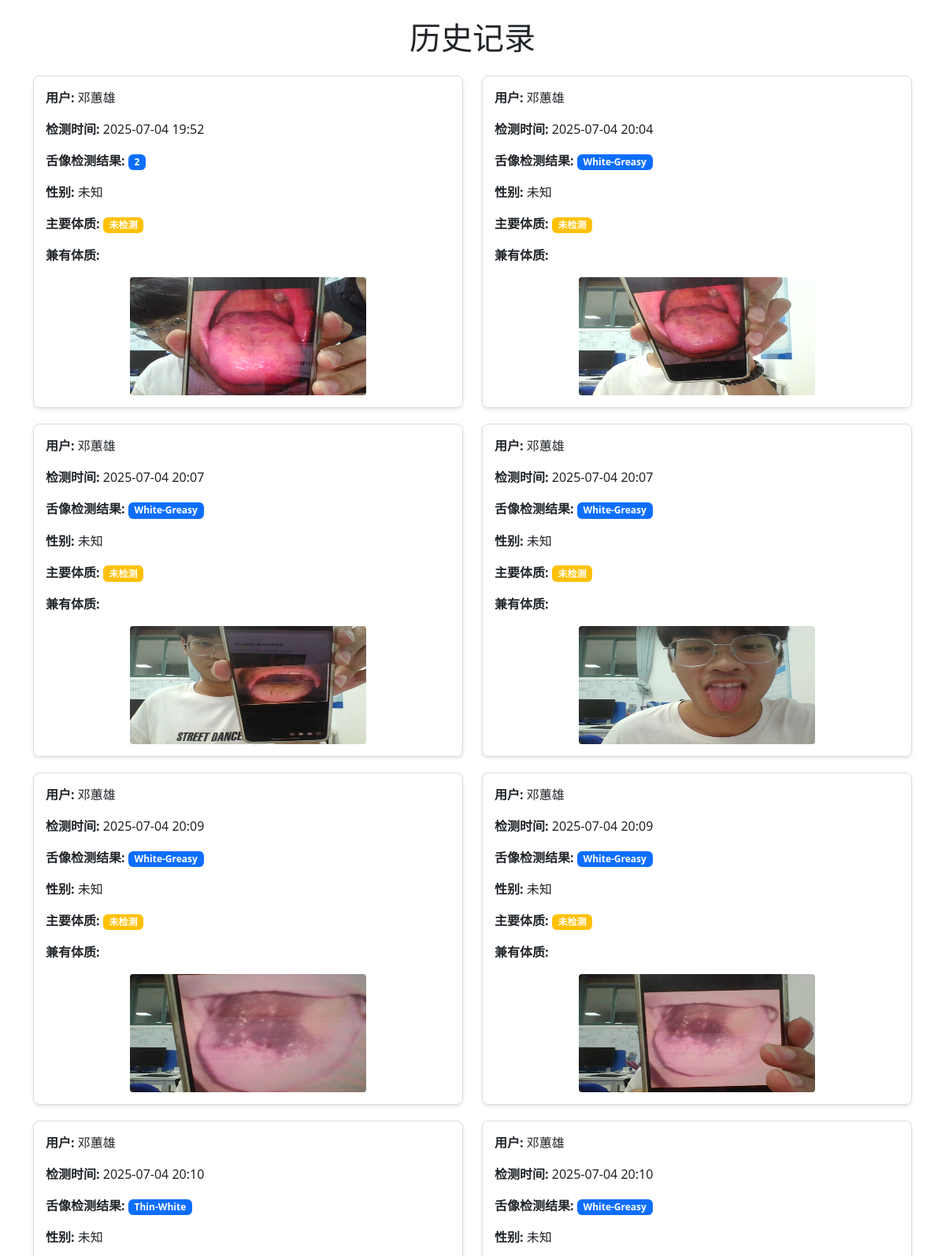
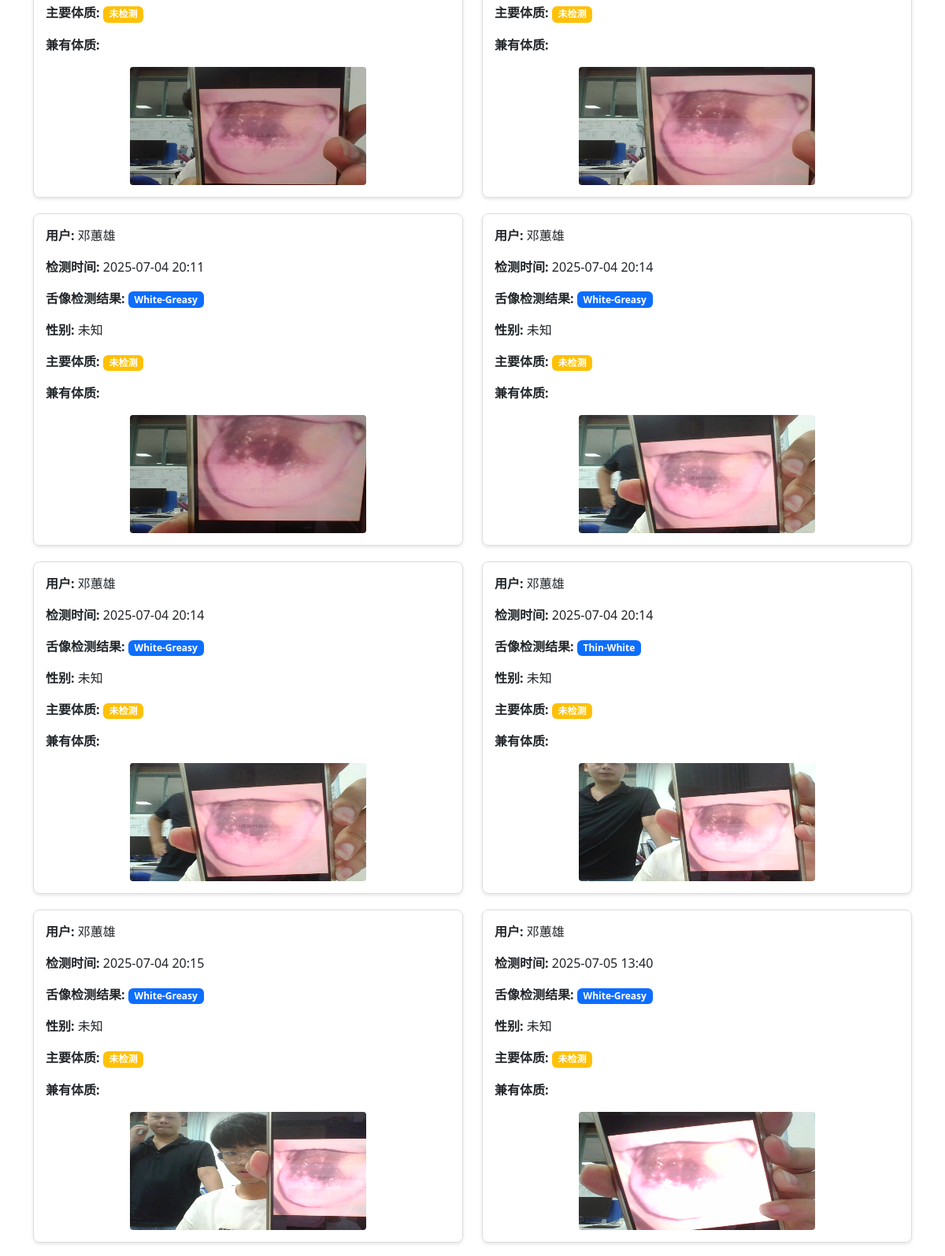
Page /history/ (signed in, upper part) on the committed database (2 pictures, top to bottom).
### app1/models.py (models this page shows, shortened)
class HistoryRecord(models.Model):
    user = models.ForeignKey(User, on_delete=models.CASCADE, null=True, blank=True)
    detection_time = models.DateTimeField(auto_now_add=True)
    image = models.CharField(max_length=255)
    predicted_class = models.CharField(max_length=255)
    gender = models.CharField(max_length=10, default='')  # 添加默认值
    physical_type = models.CharField(max_length=50, default='')  # 添加默认值
    additional_physical = models.TextField(default='')  # 添加默认值
    common_performance = models.TextField(default='')  # 添加默认值
    physical_characteristics = models.TextField(default='')  # 添加默认值
    psychological_characteristics = models.TextField(default='')  # 添加默认值
    disease_tendency = models.TextField(default='')  # 添加默认值
    health_advice = models.TextField(default='')  # 添加默认值
    face_diagnosis = models.JSONField(null=True, blank=True)  # 存储面诊结果（JSON格式）
    tongue_diagnosis = models.JSONField(null=True, blank=True)  # 存储舌诊结果（JSON格式）

### app1/views.py (the view)
# urls.py: path('history/', views.history_view, name='history'),
def history_view(request):
    history_records = HistoryRecord.objects.filter(user=request.user) if request.user.is_authenticated else []
    context = {
        'history_records': history_records,
        'MEDIA_URL': settings.MEDIA_URL,  # 手动传递 MEDIA_URL
    }
    return render(request, 'app1/history.html', context)

### app1/templates/app1/history.html (shortened to what this page needs)
<!DOCTYPE html>
<html lang="zh-CN">
<head>
    <link href="https://cdn.jsdelivr.net/npm/bootstrap@5.3.0/dist/css/bootstrap.min.css" rel="stylesheet">
</head>
<body>
    <div class="container mt-4">
        <h1 class="text-center mb-4">历史记录</h1>
        {% if history_records %}
            <div class="row">
                {% for record in history_records %}
                <div class="col-md-6">
                    <div class="history-card">
                        <p><strong>用户:</strong> {{ record.user.username }}</p>
                        <p><strong>检测时间:</strong> {{ record.detection_time|date:"Y-m-d H:i" }}</p>
                        <p><strong>舌像检测结果:</strong>
                            <span class="badge bg-primary">{{ record.predicted_class }}</span>
                        </p>
                        <p><strong>性别:</strong> {{ record.gender }}</p>
                        <p><strong>主要体质:</strong>
                            <span class="badge bg-warning">{{ record.physical_type }}</span>
                        </p>
                        <p><strong>兼有体质:</strong>
                        </p>
                        <div class="text-center">
                            <img src="{{ MEDIA_URL }}{{ record.image }}" alt="检测图片" class="img-fluid">
                        </div>
                    </div>
                </div>
                {% endfor %}
            </div>
        {% else %}
            <div class="alert alert-info text-center">
                <p>没有历史记录</p>
            </div>
        {% endif %}
    </div>
</body>
</html>

### app1/templates/app1/history.html (style rules this page uses)
.history-card { margin-bottom: 20px; padding: 15px; border: 1px solid #ddd; border-radius: 8px; box-shadow: 0 2px 4px rgba(0, 0, 0, 0.1); }
.history-card img { max-width: 100%; height: auto; border-radius: 4px; }
.badge { margin-right: 5px; }

### rows in the picture
HistoryRecord: user.username "邓蕙雄", detection_time "2025-07-04 19:52", predicted_class "2", gender "未知", physical_type "未检测", shows a picture
HistoryRecord: user.username "邓蕙雄", detection_time "2025-07-04 20:04", predicted_class "White-Greasy", gender "未知", physical_type "未检测", shows a picture
HistoryRecord: user.username "邓蕙雄", detection_time "2025-07-04 20:07", predicted_class "White-Greasy", gender "未知", physical_type "未检测", shows a picture
HistoryRecord: user.username "邓蕙雄", detection_time "2025-07-04 20:07", predicted_class "White-Greasy", gender "未知", physical_type "未检测", shows a picture
HistoryRecord: user.username "邓蕙雄", detection_time "2025-07-04 20:09", predicted_class "White-Greasy", gender "未知", physical_type "未检测", shows a picture
HistoryRecord: user.username "邓蕙雄", detection_time "2025-07-04 20:09", predicted_class "White-Greasy", gender "未知", physical_type "未检测", shows a picture
HistoryRecord: user.username "邓蕙雄", detection_time "2025-07-04 20:10", predicted_class "Thin-White", gender "未知", physical_type "未检测", shows a picture
HistoryRecord: user.username "邓蕙雄", detection_time "2025-07-04 20:10", predicted_class "White-Greasy", gender "未知", physical_type "未检测", shows a picture
HistoryRecord: user.username "邓蕙雄", detection_time "2025-07-04 20:11", predicted_class "White-Greasy", gender "未知", physical_type "未检测", shows a picture
HistoryRecord: user.username "邓蕙雄", detection_time "2025-07-04 20:14", predicted_class "White-Greasy", gender "未知", physical_type "未检测"
HistoryRecord: user.username "邓蕙雄", detection_time "2025-07-04 20:14", predicted_class "White-Greasy", gender "未知", physical_type "未检测"
HistoryRecord: user.username "邓蕙雄", detection_time "2025-07-04 20:14", predicted_class "Thin-White", gender "未知", physical_type "未检测", shows a picture
HistoryRecord: user.username "邓蕙雄", detection_time "2025-07-04 20:15", predicted_class "White-Greasy", gender "未知", physical_type "未检测", shows a picture
HistoryRecord: user.username "邓蕙雄", detection_time "2025-07-05 13:40", predicted_class "White-Greasy", gender "未知", physical_type "未检测", shows a picture
